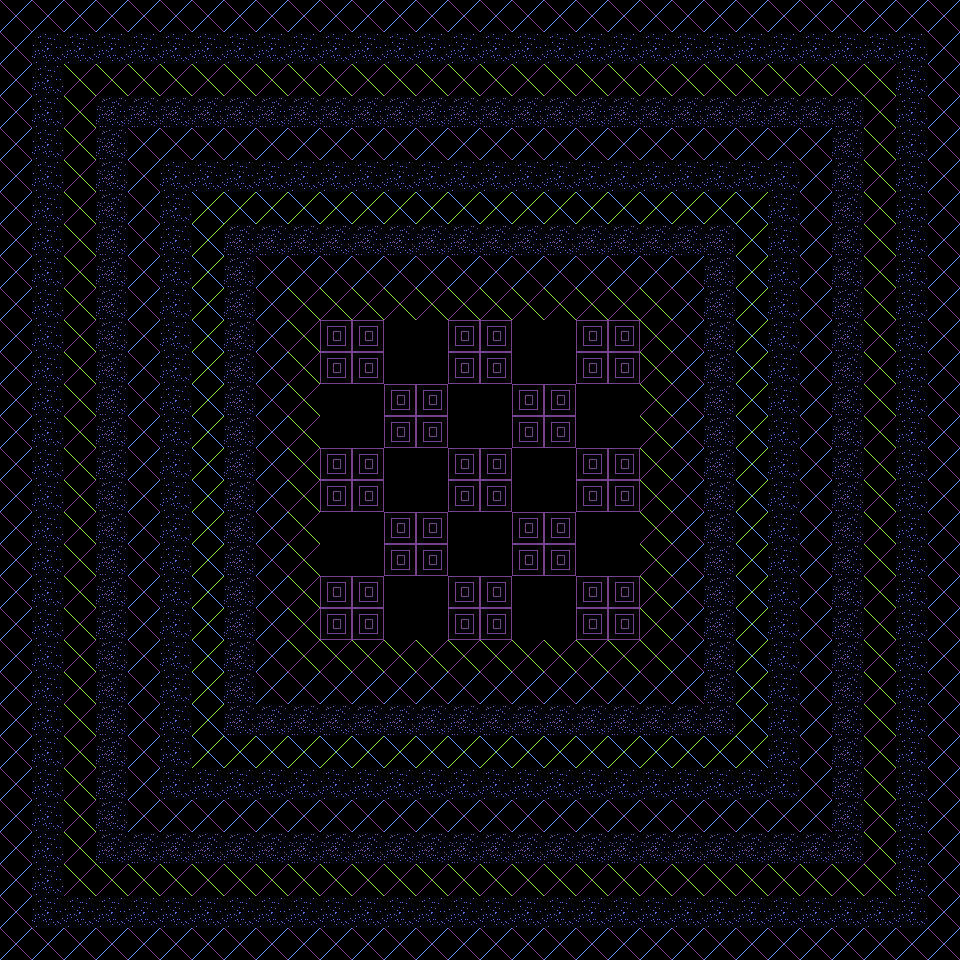

Rendered tile map (Tiled .tmx) drawn with the repository's tilesets; below, a short description and the map source with its tile grids summarised:
An orthogonal 30x30 tile map with 32x32 px tiles, 1 tile layer (Tile Layer 1).

<map version="1.0" orientation="orthogonal" renderorder="right-down" width="30" height="30" tilewidth="32" tileheight="32" nextobjectid="1">
 <tileset firstgid="1" name="dancefloor" tilewidth="128" tileheight="128">
  <tile id="0">
   <image width="32" height="32" source="tile1.png" />
  </tile>
  <tile id="1">
   <image width="32" height="32" source="tile2.png" />
  </tile>
  <tile id="2">
   <image width="32" height="32" source="tile3.png" />
  </tile>
  <tile id="3">
   <image width="32" height="32" source="tile4.png" />
  </tile>
  <tile id="4">
   <image width="32" height="32" source="tile5.png" />
  </tile>
  <tile id="5">
   <image width="32" height="32" source="tile6.png" />
  </tile>
  <tile id="6">
   <image width="32" height="32" source="tile7.png" />
  </tile>
  <tile id="7">
   <image width="32" height="32" source="tile8.png" />
  </tile>
  <tile id="8">
   <image width="32" height="32" source="tile9.png" />
  </tile>
  <tile id="9">
   <image width="32" height="32" source="tile10.png" />
  </tile>
  <tile id="10">
   <image width="32" height="32" source="tile11.png" />
  </tile>
  <tile id="11">
   <image width="32" height="32" source="tile12.png" />
  </tile>
  <tile id="12">
   <image width="32" height="32" source="tile13.png" />
  </tile>
  <tile id="13">
   <image width="32" height="32" source="tile14.png" />
  </tile>
  <tile id="14">
   <image width="128" height="128" source="tile15.png" />
  </tile>
 </tileset>
 <layer name="Tile Layer 1" width="30" height="30">
  <data>[900 cells, 900 non-empty, 7 distinct tile ids]</data>
 </layer>
</map>
